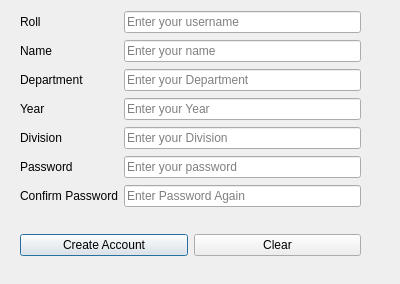
<?xml version="1.0" encoding="UTF-8"?>
<ui version="4.0">
 <class>SignUppage</class>
 <widget class="QDialog" name="SignUppage">
  <property name="geometry">
   <rect>
    <x>0</x>
    <y>0</y>
    <width>400</width>
    <height>284</height>
   </rect>
  </property>
  <property name="windowTitle">
   <string>Register</string>
  </property>
  <widget class="QWidget" name="horizontalLayoutWidget">
   <property name="geometry">
    <rect>
     <x>20</x>
     <y>220</y>
     <width>341</width>
     <height>51</height>
    </rect>
   </property>
   <layout class="QHBoxLayout" name="horizontalLayout">
    <item>
     <widget class="QPushButton" name="CreateAcc">
      <property name="text">
       <string>Create Account</string>
      </property>
     </widget>
    </item>
    <item>
     <widget class="QPushButton" name="Clear">
      <property name="text">
       <string>Clear</string>
      </property>
     </widget>
    </item>
   </layout>
  </widget>
  <widget class="QWidget" name="gridLayoutWidget">
   <property name="geometry">
    <rect>
     <x>20</x>
     <y>10</y>
     <width>341</width>
     <height>198</height>
    </rect>
   </property>
   <layout class="QGridLayout" name="gridLayout">
    <item row="2" column="0">
     <widget class="QLabel" name="Name">
      <property name="text">
       <string>Name</string>
      </property>
     </widget>
    </item>
    <item row="7" column="0">
     <widget class="QLabel" name="Password">
      <property name="text">
       <string>Password</string>
      </property>
     </widget>
    </item>
    <item row="1" column="1">
     <widget class="QLineEdit" name="Roll_input">
      <property name="placeholderText">
       <string>Enter your username</string>
      </property>
     </widget>
    </item>
    <item row="7" column="1">
     <widget class="QLineEdit" name="Password_input">
      <property name="echoMode">
       <enum>QLineEdit::Password</enum>
      </property>
      <property name="placeholderText">
       <string>Enter your password</string>
      </property>
     </widget>
    </item>
    <item row="2" column="1">
     <widget class="QLineEdit" name="Name_input">
      <property name="text">
       <string/>
      </property>
      <property name="placeholderText">
       <string>Enter your name</string>
      </property>
     </widget>
    </item>
    <item row="1" column="0">
     <widget class="QLabel" name="Roll">
      <property name="text">
       <string>Roll</string>
      </property>
     </widget>
    </item>
    <item row="6" column="0">
     <widget class="QLabel" name="Division">
      <property name="text">
       <string>Division</string>
      </property>
     </widget>
    </item>
    <item row="8" column="0">
     <widget class="QLabel" name="ConfirmPassword">
      <property name="text">
       <string>Confirm Password</string>
      </property>
     </widget>
    </item>
    <item row="4" column="0">
     <widget class="QLabel" name="Year">
      <property name="text">
       <string>Year</string>
      </property>
     </widget>
    </item>
    <item row="8" column="1">
     <widget class="QLineEdit" name="lineEdit">
      <property name="echoMode">
       <enum>QLineEdit::Password</enum>
      </property>
      <property name="placeholderText">
       <string>Enter Password Again</string>
      </property>
     </widget>
    </item>
    <item row="3" column="0">
     <widget class="QLabel" name="Department">
      <property name="text">
       <string>Department</string>
      </property>
     </widget>
    </item>
    <item row="3" column="1">
     <widget class="QLineEdit" name="Department_input">
      <property name="placeholderText">
       <string>Enter your Department</string>
      </property>
     </widget>
    </item>
    <item row="4" column="1">
     <widget class="QLineEdit" name="Year_input">
      <property name="placeholderText">
       <string>Enter your Year</string>
      </property>
     </widget>
    </item>
    <item row="6" column="1">
     <widget class="QLineEdit" name="Division_input">
      <property name="placeholderText">
       <string>Enter your Division</string>
      </property>
     </widget>
    </item>
   </layout>
  </widget>
 </widget>
 <resources/>
 <connections/>
</ui>
